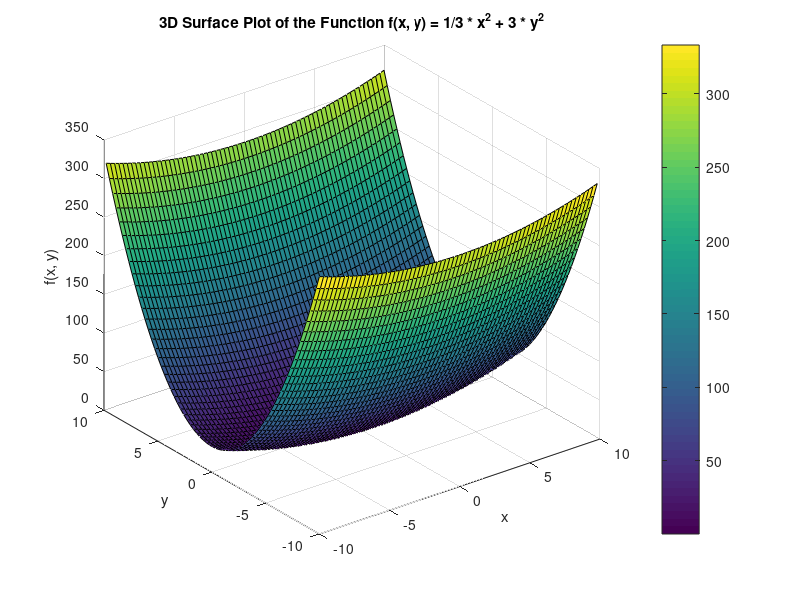
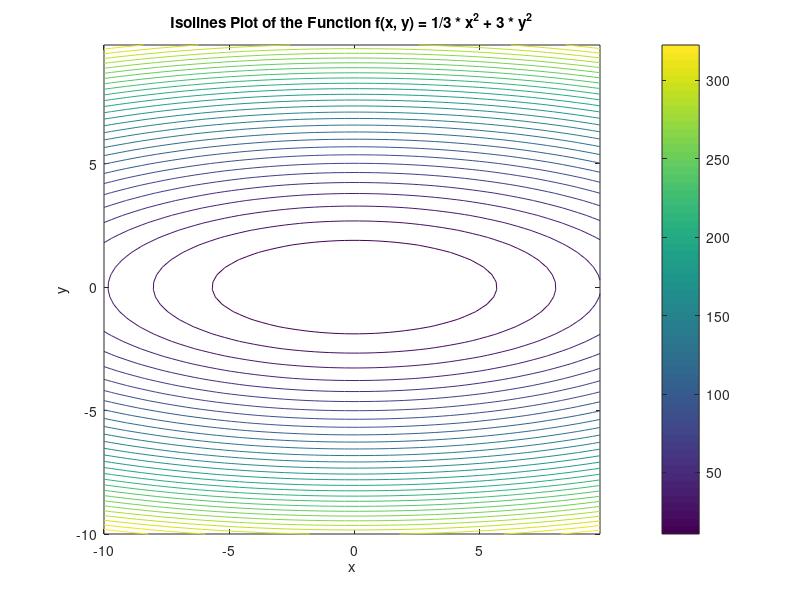

These charts were generated, in order, by the following MATLAB code:
clearvars;
clc;
close all;

[x, y] = meshgrid(-10:0.3:10, -10:0.3:10);  

% Function
f = 1/3 .* x.^2 + 3.* y.^2; 

% 3D Surface Plot
figure;
surf(x, y, f); 
xlabel('x');
ylabel('y');
zlabel('f(x, y)');
title('3D Surface Plot of the Function f(x, y) = 1/3 * x^2 + 3 * y^2');
colorbar;

% Isolines Plot
figure;
contour(x, y, f, 30); 
xlabel('x');
ylabel('y');
title('Isolines Plot of the Function f(x, y) = 1/3 * x^2 + 3 * y^2');
colorbar;